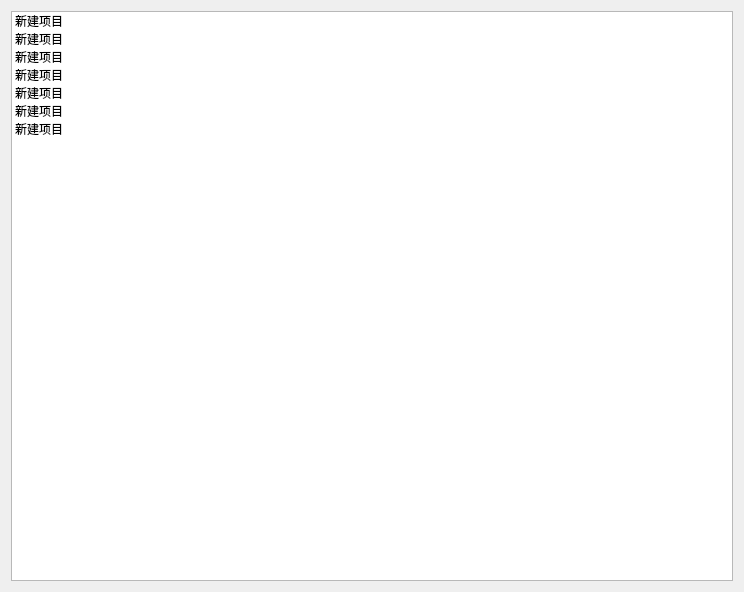
<?xml version="1.0" encoding="UTF-8"?>
<ui version="4.0">
 <class>MyFileWg</class>
 <widget class="QWidget" name="MyFileWg">
  <property name="geometry">
   <rect>
    <x>0</x>
    <y>0</y>
    <width>744</width>
    <height>592</height>
   </rect>
  </property>
  <property name="windowTitle">
   <string>Form</string>
  </property>
  <layout class="QVBoxLayout" name="verticalLayout">
   <item>
    <widget class="QListWidget" name="listWidget">
     <property name="flow">
      <enum>QListView::TopToBottom</enum>
     </property>
     <property name="viewMode">
      <enum>QListView::IconMode</enum>
     </property>
     <property name="currentRow">
      <number>-1</number>
     </property>
     <item>
      <property name="text">
       <string>新建项目</string>
      </property>
     </item>
     <item>
      <property name="text">
       <string>新建项目</string>
      </property>
     </item>
     <item>
      <property name="text">
       <string>新建项目</string>
      </property>
     </item>
     <item>
      <property name="text">
       <string>新建项目</string>
      </property>
     </item>
     <item>
      <property name="text">
       <string>新建项目</string>
      </property>
     </item>
     <item>
      <property name="text">
       <string>新建项目</string>
      </property>
     </item>
     <item>
      <property name="text">
       <string>新建项目</string>
      </property>
     </item>
    </widget>
   </item>
  </layout>
 </widget>
 <resources/>
 <connections/>
</ui>
